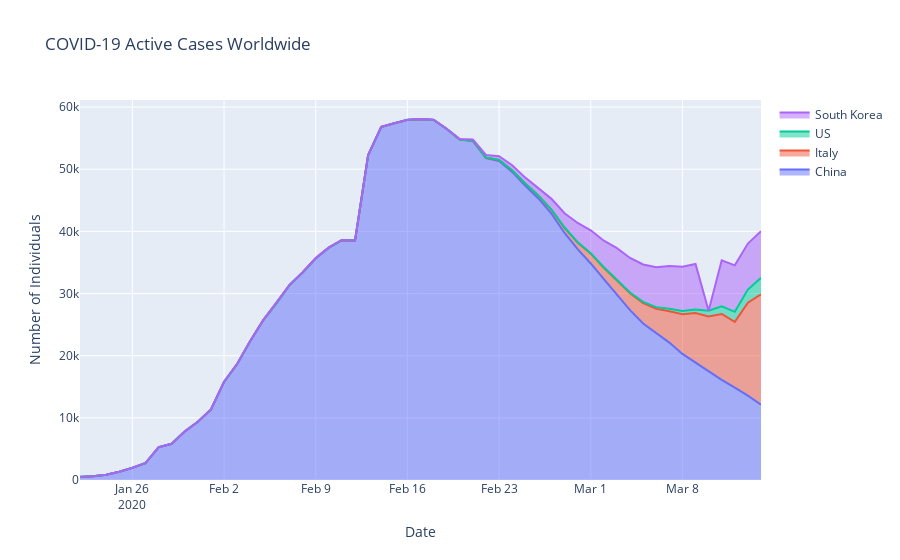

Notebook code for this chart:
### Code cell
fig = go.Figure()
for region in ['China', 'Italy', 'US', 'South Korea']:
    fig.add_trace(go.Scatter(
                    x=df[df['Country/Region'] == region].groupby('date')['date'].first(),
                    y=df[df['Country/Region'] == region].groupby('date')['Active'].sum(),
                    name=region,
                    hoverinfo='x+y+z+text+name',
                    opacity=0.8,
                    stackgroup='one'))

fig.update_layout(title="COVID-19 Active Cases Worldwide",
                  xaxis_title="Date",
                  yaxis_title="Number of Individuals")

fig.show()
